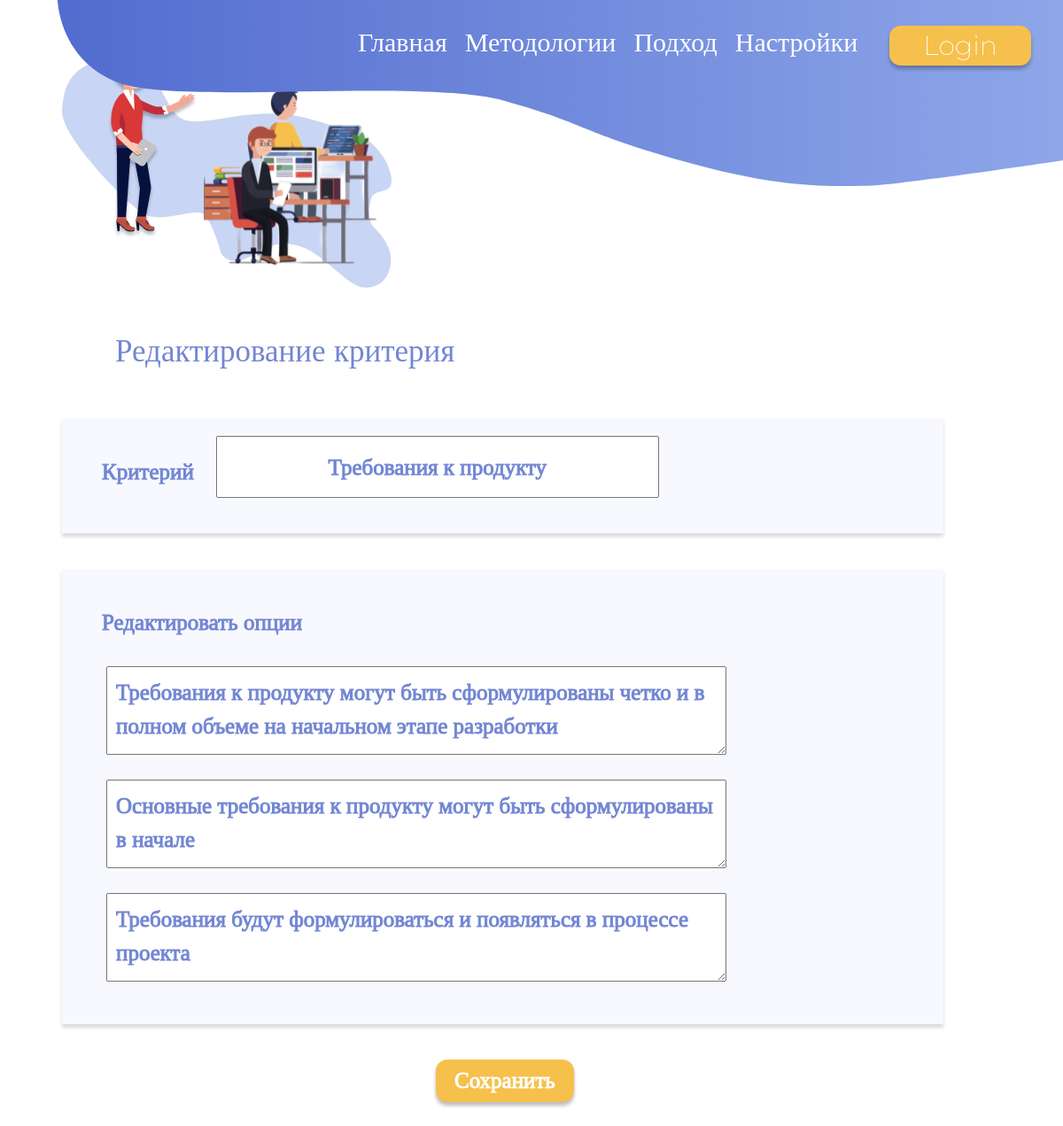
The app's page /settings/2/crit_update with its own data.
### model/models.py (models this page shows, shortened)
class Criterias(models.Model):
    name = models.CharField('Критерий', max_length=100)
    access = models.ManyToManyField(User)
    class Meta:
        verbose_name  = 'Criteria'
        verbose_name_plural  = 'Criterias'

class Options(models.Model):
    criteria = models.ForeignKey('Criterias', on_delete=models.CASCADE)
    description = models.TextField('Описание варианта ответа', unique=False)
    class Meta:
        verbose_name  = 'Options'
        verbose_name_plural  = 'Options'

### settings/views.py (the view, shortened to what this page needs)
# urls.py: path('<int:pk>/crit_update', views.CritUpdate.as_view(), name='crit_update'),
class CritUpdate(UpdateView):
    model = Criterias
    template_name = 'settings/add_crit.html'
    form_class = CriteriaForm
    def get_context_data(self, **kwargs):
        context = super().get_context_data(**kwargs)
        ref = self.get_object().pk
        options = [opts.description for opts in list(Options.objects.filter(criteria=ref))]
        for i in range(0, 3):
            opt_data = {
            'description': options[i]
            }
            context[f'option{i+1}'] = OptionsForm(opt_data)
        context['title'] = "Редактирование критерия"
        context['title2'] = "Редактировать опции"
        context['btn'] = "Сохранить"
        return context

### settings/forms.py
class CriteriaForm(ModelForm):
    class Meta:
        model = Criterias
        fields = ['name', 'access']
        widgets = {
            "name": TextInput(attrs={
                'class': 'crit_form',
                'placeholder': 'Введите название'
            })
        }

class OptionsForm(ModelForm):
    class Meta:
        model = Options
        fields = ['criteria', 'description']
        widgets = {
            "description": Textarea(attrs={
                'class': 'opt_form',
                'placeholder': 'Введите описание опции',
                'style': 'width:700px; height:100px'
            })
        }

### settings/templates/settings/add_crit.html (shortened to what this page needs)
{% extends 'main/layout.html' %}
{% load static %}
{% block head %}
    <link rel="stylesheet" href="{% static 'settings/css/add_cr.css' %}">
    <link rel="stylesheet" href="{% static 'main/css/layout.css' %}">
{% endblock %}
{% block content %}
<div class="hero">
    <h1>{{title}}</h1>
    <form class="container" method="post">
        <div class="option">
            <h2>Критерий</h2>
            {% if crit_form.name == None %}
                {{form.name}}
            {% else %}
                {{crit_form.name}}
            {% endif %}
        </div>
        <div class="crit_options">
            <h2>{{title2}}</h2>
            {% if opt_form.description == None %}
                {{option1.description}}
                {{option2.description}}
                {{option3.description}}
            {% else %}
                {{opt_form.description}}
                {{opt_form.description}}
                {{opt_form.description}}
            {% endif %}
        </div>
        <input class="btn" type="submit" value="{{btn}}" />
    </form>
</div>
{% endblock %}

### main/static/main/css/layout.css (style rules this page uses)
* { font-family: "Montserrat"; font-weight: 200; font-size: 20px; font-style: normal; }
body { font-weight: 200; font-size: 2px; font-style: normal; }

### settings/static/settings/css/add_cr.css (style rules this page uses)
.hero { font-family: "Montserrat"; padding: 250px 30px; margin: 0; display: block; justify-content: center; align-items: center; position: relative; }
.describe, .container { color: #7286D3; -webkit-text-stroke: 1px #7286D3; }
.hero h1 { padding: 25px 100px; color: #7286D3; font-size: 35px; }
.hero h2 { padding: 25px 25px; color: #7286D3; font-size: 25px; font-weight: 400; font-style: normal; }
.container { padding-left: 20px; }
.option, .crit_options { margin: 20px; padding: 20px; background-color: rgba(225, 230, 254, 0.253); width: 90%; box-shadow: 0px 4px 4px 0px #00000025; display: inline-flex; }
.option .crit_form { width: 500px; height: 70px; text-align: center; font-size: 25px; color: #7286D3; }
.crit_options { display: block; }
.crit_options .opt_form { margin-left: 30px; margin-bottom: 20px; text-align: left; padding: 10px; font-size: 25px; color: #7286D3; }
.container .btn { margin: 20px 40%; background-color: #F6C04C; padding: 4px 20px; border-radius: 13px; transition: all 500ms ease; color: white; font-size: 25px; font-weight: 400; font-style: normal; -webkit-text-stroke: 1px #ffffff; box-shadow: 0px 4px 4px 0px #00000045; }

### records on screen
Criterias: name "Требования к продукту"
Options: description "Требования к продукту могут быть сформулированы четко и в полном объеме на начальном этапе разработки"
Options: description "Основные требования к продукту могут быть сформулированы в начале"
Options: description "Требования будут формулироваться и появляться в процессе проекта"

### other values on screen
{{ title }} "Редактирование критерия"
{{ title2 }} "Редактировать опции"
